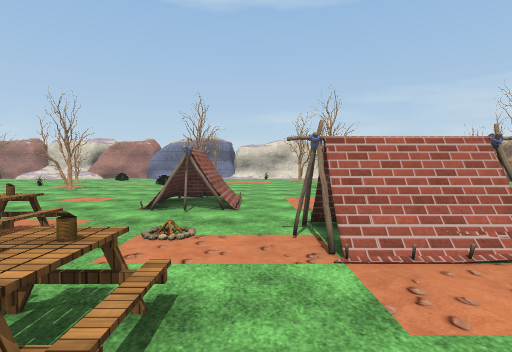
View 1 (above)

18 first-person views from a walk through a scene from a Unity 3-D project. The camera is 1.5 m above the floor, tilts 2° down and sees 80° across. The floor is counted in squares, 2 m on a side. Each view is taken from the middle of a square. On the plan, view 1 faces up. The plan holds only what a view shows up to about 10 squares ahead; the rest is blank. The place goes on beyond the plan. The player is left out. Some animated figures are left out. Some surface patterns are stand-ins.

View 2
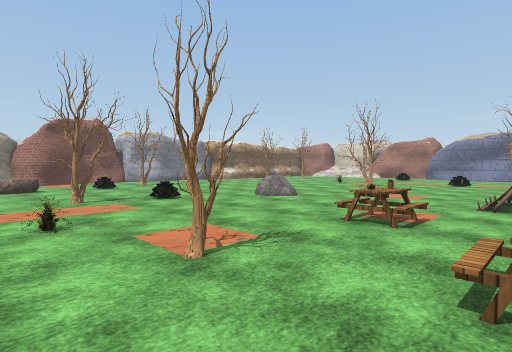

View 3
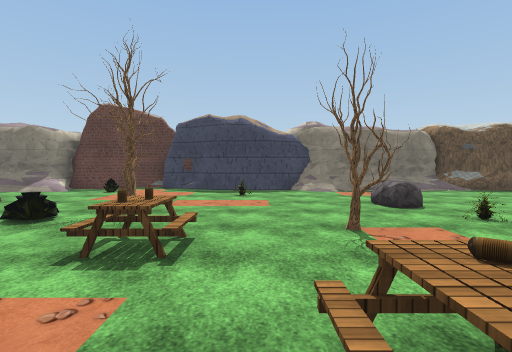

View 4
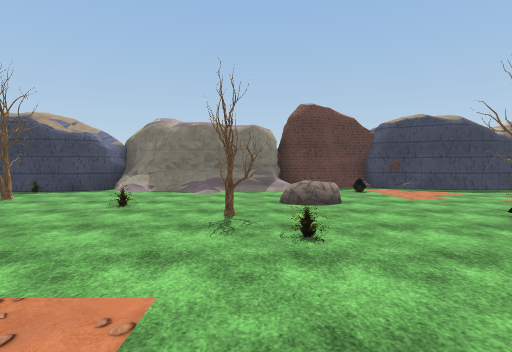

View 5
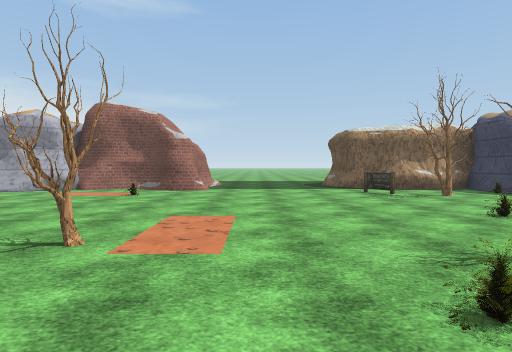

View 6
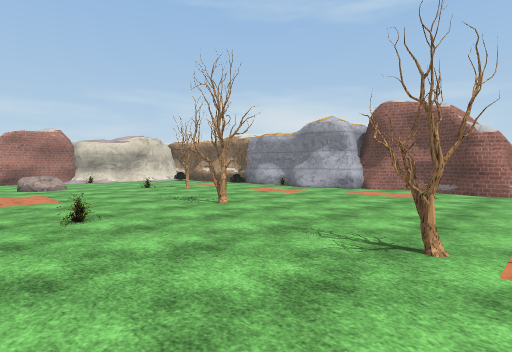

View 7
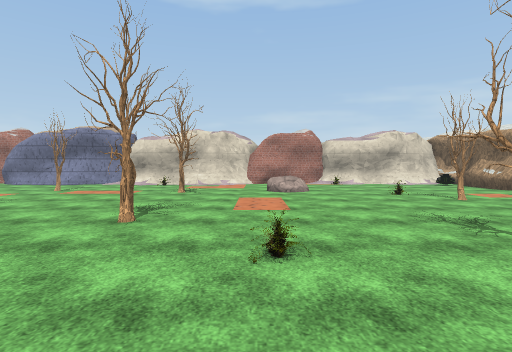

View 8
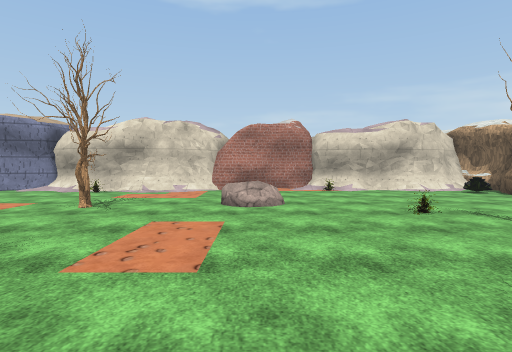

View 9
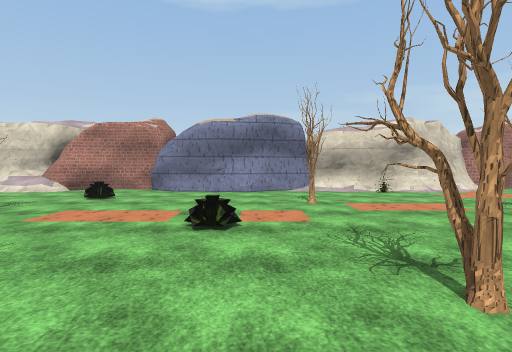

View 10
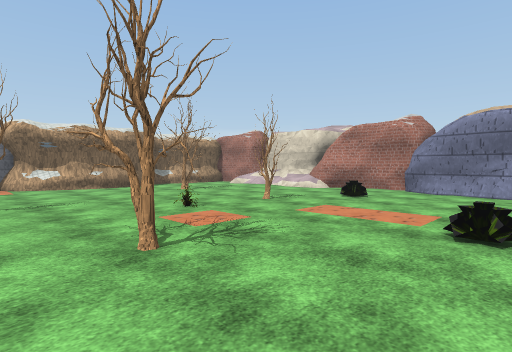

View 11
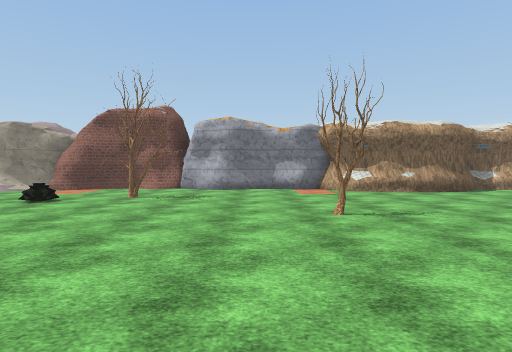

View 12
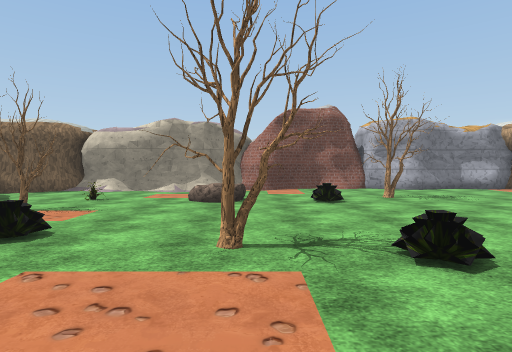

View 13
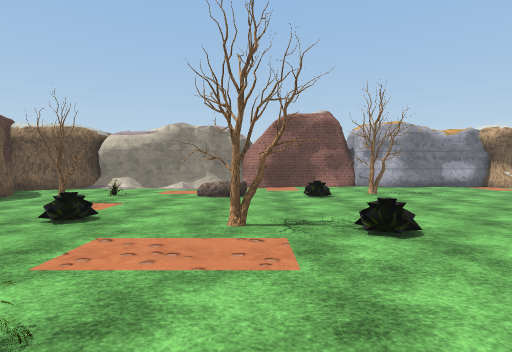

View 14
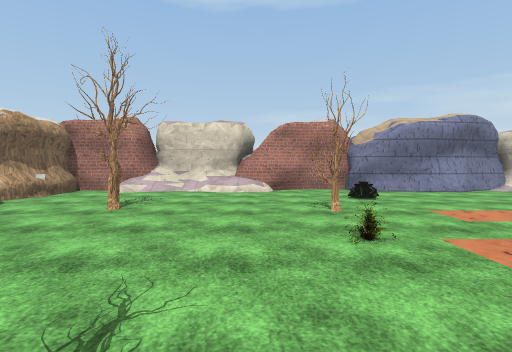

View 15
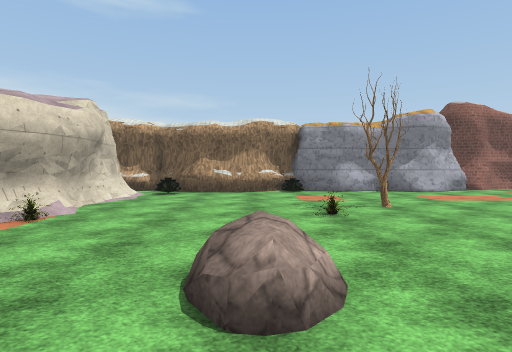

View 16
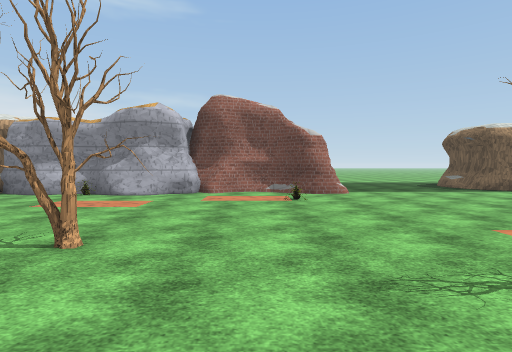

View 17
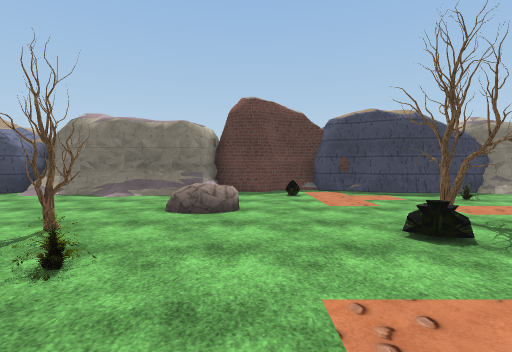

View 18
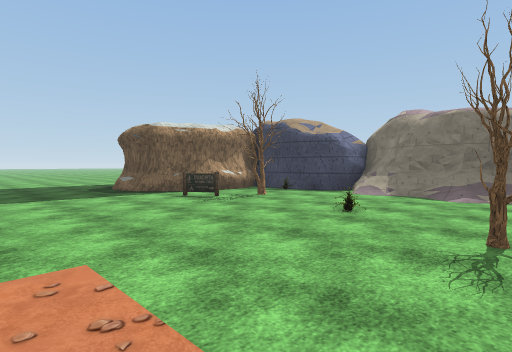

### Floor plan
Key: @ floor where view 1 was taken; # wall or solid block; . main floor; : floor 0.5 m higher than the main floor; / step, stairs or slope; O other object.
Columns run from 15 left of view 1 to 13 right of it. Each row starts with its distance up from view 1.
 18   ########  ###   ##########
 17 ###///##.####.#####...///####
 16 ##........................O#
 15 ##.........................#
 14 #..O.........O...O..O......##
 13 ##..O..O.........O.....O...O#
 12  #.........O...........O...##
 11  #.....:...................#
 10 ##...........O.............#
  9 #........OO..O ..O.........#
  8 #....O........ .......O....##
  7 #.............O....O..O.....#
  6 #.............O.. ..........#
  5 #........O....O.. ........O.#
  4 #..O............. ...O......#
  3 #...O.......O...OO...........
  2 #.......O....................
  1 #..O...O....O.O.....O........
  0 #.. /..........@O...O........
 -1 ##.............O..........O..
 -2  #.....O..O....O...O..O..O..#
 -3  #.O.O....................O.#
 -4 ##..........................#
 -5 ##..###///##.....O.//////####
 -6  #### ####################
 -7   #             ####

Positions as (right, up) in squares from view 1, and headings:
1: (0, 0), facing up
2: (-1, -1), facing up-left
3: (-2, 4), facing down
4: (5, 4), facing down
5: (3, 2), facing right
6: (3, 3), facing up-right
7: (4, 5), facing up
8: (5, 8), facing up
9: (-3, 8), facing up
10: (-3, 8), facing up-left
11: (-5, 7), facing left
12: (-5, 1), facing left
13: (-4, 1), facing left
14: (-9, 8), facing up
15: (3, 14), facing right
16: (4, 6), facing right
17: (3, 3), facing down
18: (5, 3), facing down-right
